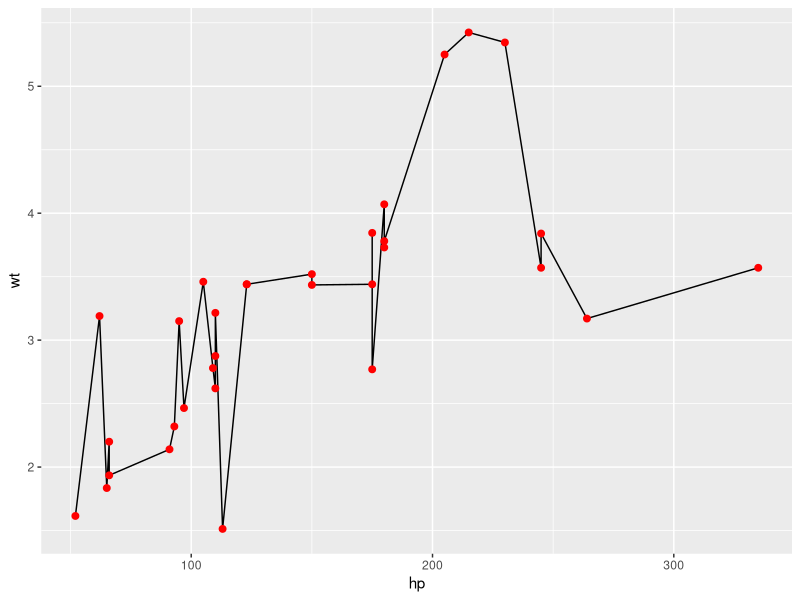
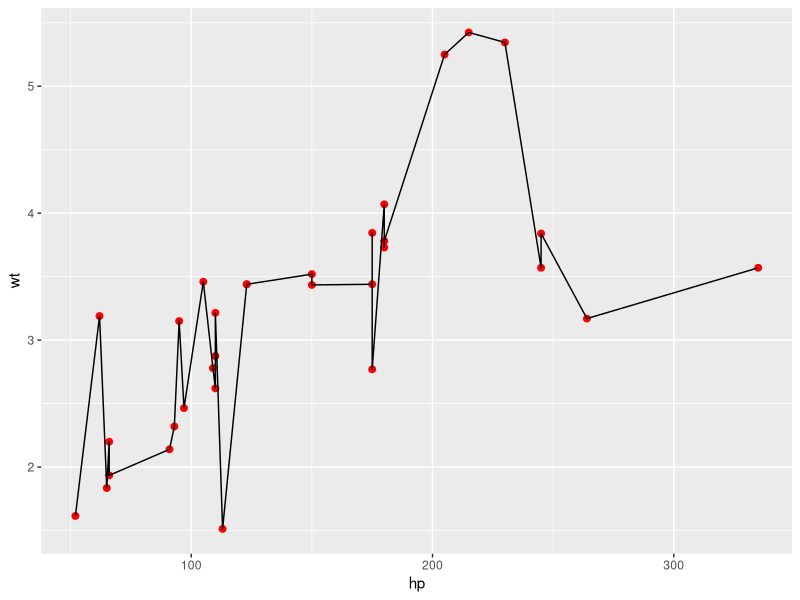
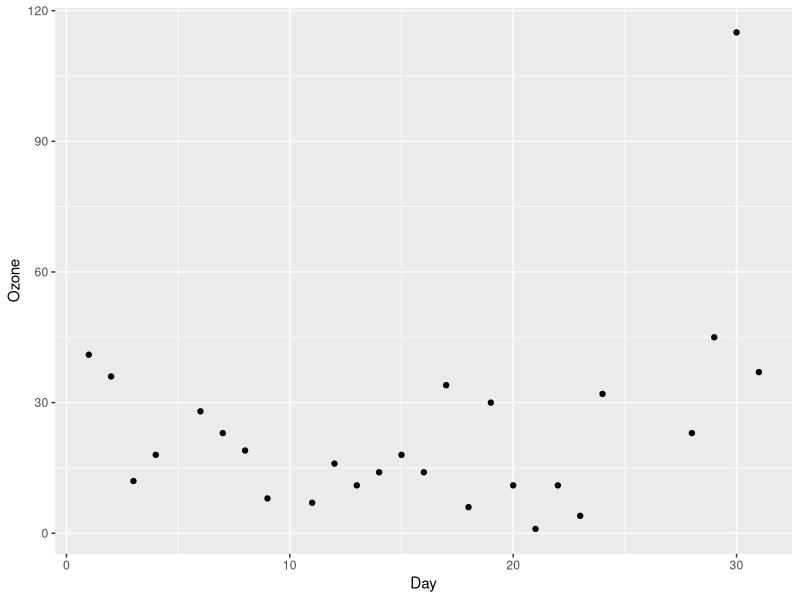
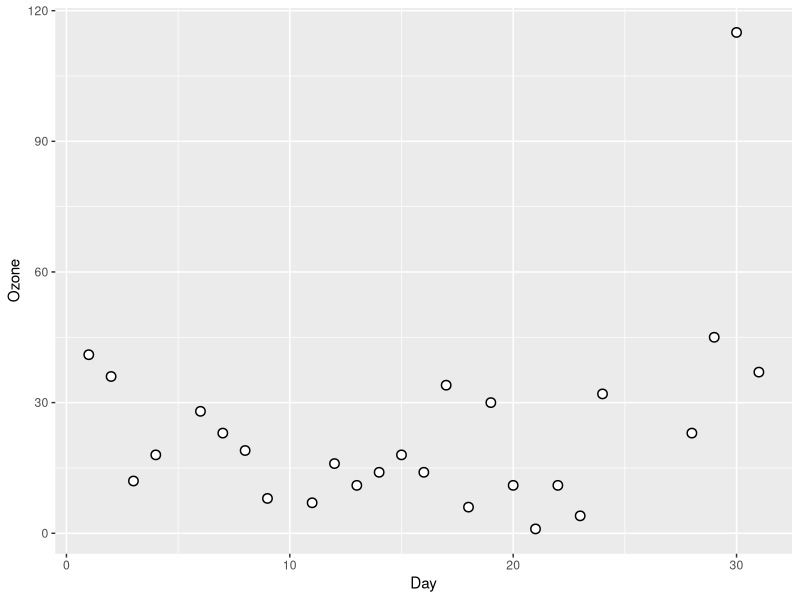

Recreate these plots in R, in order.
## ---- chunk 1
knitr::opts_knit$set(root.dir = '../../../../')
knitr::opts_chunk$set(
  collapse = TRUE,
  comment = "#>",
  fig.path = "figs/",
  fig.height = 3,
  fig.width = 3,
  fig.align = "center"
)
## ---- chunk 2
library(ggplot2)
ggplot(mtcars, aes(x = hp, y = wt)) +
  geom_line() + 
  geom_point(size = 2, color = "red")
## ---- chunk 3
ggplot(mtcars, aes(x = hp, y = wt)) +
  geom_point(size = 2, color = "red") +
  geom_line()
## ---- chunk 4
library(dplyr)
d <- airquality %>% filter(Month == 5)
head(d)
## ---- chunk 5
ggplot(d, aes(x = Day, y = Ozone)) +
  geom_point()
## ---- chunk 6
ggplot(d, aes(x = Day, y = Ozone)) +
  geom_point(size = 3) +
  geom_point(color = "white", size = 2)
